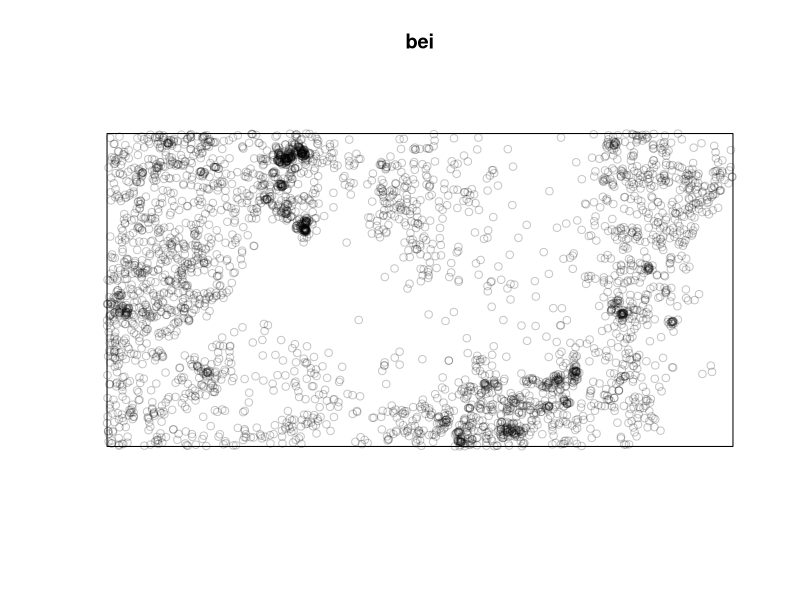
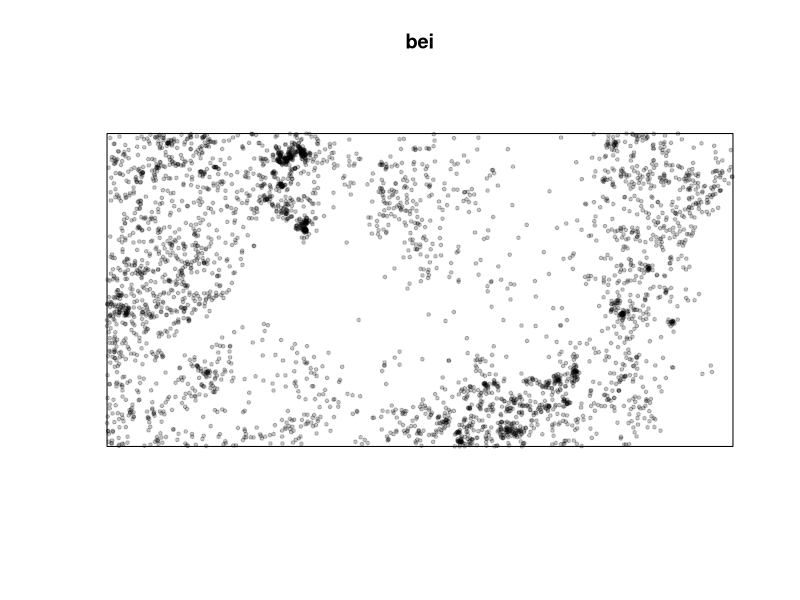

Recreate these plots in R, in order.
# uinstall.pcakages("spatstat")
library(spatstat)
library(terra)
# dataset bei--> tropical forest trees
bei
plot(bei)
plot(bei, pch=19, cex=.5) 
